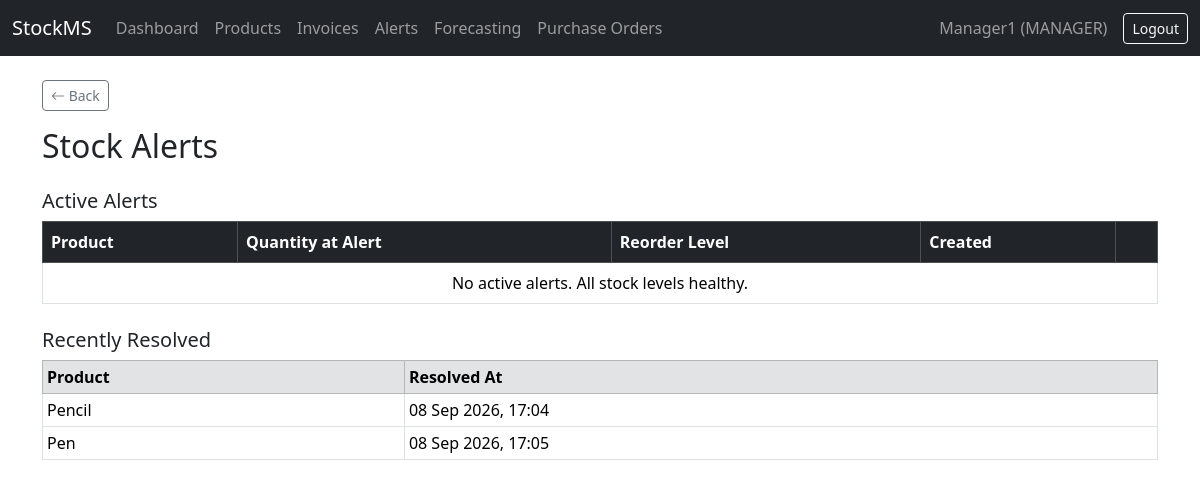
Page /alerts/ (signed in) on the committed database.
### accounts/models.py (models this page shows, shortened)
class User(AbstractUser):
    class Role(models.TextChoices):
        ADMIN = 'ADMIN', 'Admin'
        MANAGER = 'MANAGER', 'Manager'
        STAFF = 'STAFF', 'Staff'
    role = models.CharField(
        max_length=10,
        choices=Role.choices,
        default=Role.STAFF,
    )

### alerts/models.py (models this page shows, shortened)
class StockAlert(models.Model):
    product = models.ForeignKey(Product, on_delete=models.CASCADE, related_name='alerts')
    quantity_at_alert = models.PositiveIntegerField()
    reorder_level_at_alert = models.PositiveIntegerField()
    created_at = models.DateTimeField(auto_now_add=True)
    resolved = models.BooleanField(default=False)
    resolved_at = models.DateTimeField(null=True, blank=True)
    class Meta:
        ordering = ['-created_at']

### inventory/models.py (models this page shows, shortened)
class Product(models.Model):
    name = models.CharField(max_length=200)
    sku = models.CharField(max_length=50, unique=True)
    barcode = models.CharField(max_length=100, unique=True, blank=True, null=True)
    category = models.ForeignKey(Category, on_delete=models.SET_NULL, null=True, related_name='products')
    supplier = models.ForeignKey(Supplier, on_delete=models.SET_NULL, null=True, related_name='products')
    price = models.DecimalField(max_digits=10, decimal_places=2)
    quantity = models.PositiveIntegerField(default=0)
    reorder_level = models.PositiveIntegerField(default=10)
    max_stock_level = models.PositiveIntegerField(default=100)
    created_at = models.DateTimeField(auto_now_add=True)
    updated_at = models.DateTimeField(auto_now=True)

### alerts/views.py (the view)
# urls.py: path('', views.alert_list, name='alert_list'),
@login_required
def alert_list(request):
    alerts = StockAlert.objects.select_related('product').filter(resolved=False)
    resolved_alerts = StockAlert.objects.select_related('product').filter(resolved=True)[:10]
    return render(request, 'alerts/alert_list.html', {
        'alerts': alerts,
        'resolved_alerts': resolved_alerts,
    })

### alerts/templates/alerts/alert_list.html (shortened to what this page needs)
{% extends 'base.html' %}
{% block content %}
<h2 class="mb-4">Stock Alerts</h2>
<h5>Active Alerts</h5>
<table class="table table-bordered">
    <thead class="table-dark">
        <tr>
            <th>Product</th>
            <th>Quantity at Alert</th>
            <th>Reorder Level</th>
            <th>Created</th>
            {% if user.role == 'ADMIN' or user.role == 'MANAGER' %}<th></th>{% endif %}
        </tr>
    </thead>
    <tbody>
        {% for alert in alerts %}
        <tr class="table-danger">
            <td>{{ alert.product.name }}</td>
            <td>{{ alert.quantity_at_alert }}</td>
            <td>{{ alert.reorder_level_at_alert }}</td>
            <td>{{ alert.created_at|date:"d M Y, H:i" }}</td>
            {% if user.role == 'ADMIN' or user.role == 'MANAGER' %}
            <td>
                <a href="{% url 'resolve_alert' alert.pk %}" class="btn btn-sm btn-success">Mark Resolved</a>
            </td>
            {% endif %}
        </tr>
        {% empty %}
        <tr><td colspan="5" class="text-center">No active alerts. All stock levels healthy.</td></tr>
        {% endfor %}
    </tbody>
</table>
<h5 class="mt-4">Recently Resolved</h5>
<table class="table table-bordered table-sm">
    <thead class="table-secondary">
        <tr>
            <th>Product</th>
            <th>Resolved At</th>
        </tr>
    </thead>
    <tbody>
        {% for alert in resolved_alerts %}
        <tr>
            <td>{{ alert.product.name }}</td>
            <td>{{ alert.resolved_at|date:"d M Y, H:i" }}</td>
        </tr>
        {% empty %}
        <tr><td colspan="2" class="text-center">None yet.</td></tr>
        {% endfor %}
    </tbody>
</table>
{% endblock %}

### templates/base.html (shortened to what this page needs)
{% load static %}
<!DOCTYPE html>
<html lang="en">
<head>
    <link href="https://cdn.jsdelivr.net/npm/bootstrap@5.3.3/dist/css/bootstrap.min.css" rel="stylesheet">
    <link href="https://cdn.jsdelivr.net/npm/bootstrap-icons@1.11.3/font/bootstrap-icons.css" rel="stylesheet">
</head>
<body>
    <nav class="navbar navbar-expand-lg navbar-dark bg-dark">
        <div class="container-fluid">
            <a class="navbar-brand" href="{% url 'dashboard' %}">StockMS</a>
            <div class="collapse navbar-collapse">
                <ul class="navbar-nav me-auto">
                    <li class="nav-item"><a class="nav-link" href="{% url 'dashboard' %}">Dashboard</a></li>
                    <li class="nav-item"><a class="nav-link" href="{% url 'product_list' %}">Products</a></li>
                    <li class="nav-item"><a class="nav-link" href="{% url 'invoice_list' %}">Invoices</a></li>
                    <li class="nav-item"><a class="nav-link" href="{% url 'alert_list' %}">Alerts</a></li>
                    <li class="nav-item"><a class="nav-link" href="{% url 'forecast_page' %}">Forecasting</a></li>
                    {% if user.role == 'ADMIN' or user.role == 'MANAGER' %}
                        <li class="nav-item"><a class="nav-link" href="{% url 'purchase_order_list' %}">Purchase Orders</a></li>
                    {% endif %}
                </ul>
                {% if user.is_authenticated %}
                <span class="navbar-text me-3">{{ user.username }} ({{ user.role }})</span>
<form method="post" action="{% url 'logout' %}" class="d-inline">
    <button type="submit" class="btn btn-outline-light btn-sm">Logout</button>
</form>                {% endif %}
            </div>
        </div>
    </nav>
    <div class="container mt-4">
    <a href="javascript:history.back()" class="btn btn-sm btn-outline-secondary mb-3">
        <i class="bi bi-arrow-left"></i> Back
    </a>
        {% block content %}
        {% endblock %}
    </div>
</body>
</html>

### rows in the picture
User: username "Manager1", role "MANAGER"
StockAlert: product.name "Pencil", resolved_at "08 Sep 2026, 17:04"
StockAlert: product.name "Pen", resolved_at "08 Sep 2026, 17:05"
